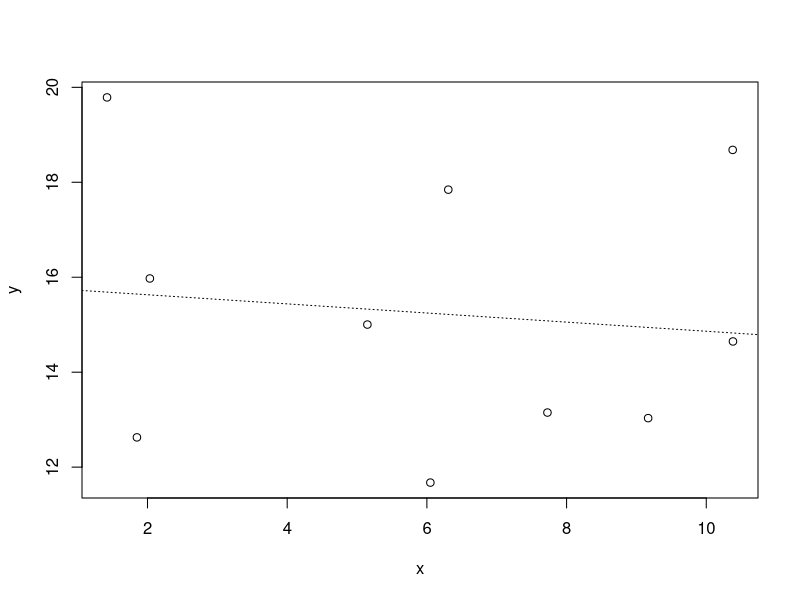

Source code (R):
library(Hmisc)
rm(list=ls())

set.seed(2)
x <- runif(10,0,11)
y <- runif(10, 11, 20)

df <- data.frame(x,y)
df

plot(x,y)

kk <- lm(y ~ x, data=df)
abline(kk, lty="dotted")
kk

summary(kk)    # 선형회귀에 대한 검증값을 설명해 준다.

rcorr(x, y)


"_________ summary(kk) __________________________________

Call:
lm(formula = y ~ x, data = df)

Residuals:
Min      1Q  Median      3Q     Max
-3.5672 -1.9257 -0.2518  2.0570  4.1008

Coefficients:
Estimate Std. Error t value Pr(>|t|)
(Intercept) 15.82328    1.94450   8.137 3.86e-05 ***
x           -0.09608    0.28313  -0.339    0.743
---
Signif. codes:  0 ‘***’ 0.001 ‘**’ 0.01 ‘*’ 0.05 ‘.’ 0.1 ‘ ’ 1

Residual standard error: 2.917 on 8 degrees of freedom
Multiple R-squared:  0.01419,	Adjusted R-squared:  -0.109
F-statistic: 0.1152 on 1 and 8 DF,  p-value: 0.7431
"
